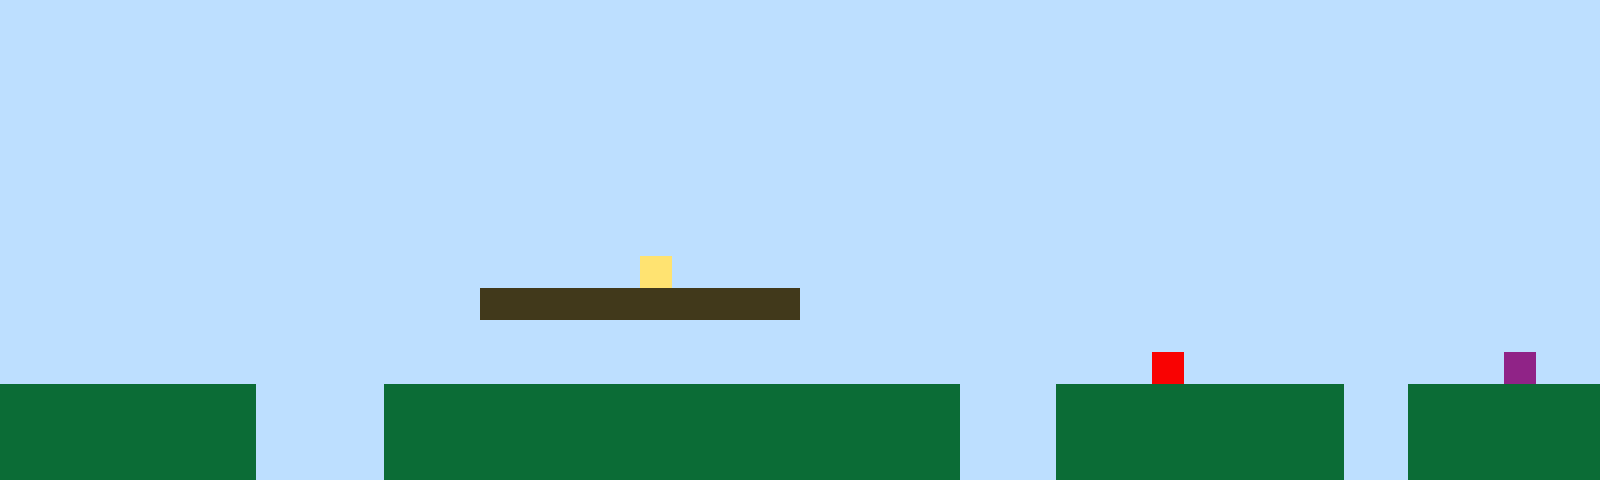

This game map was drawn from its Tiled (.tmx) file and the tilesets committed beside it. A one-line description and the full map source follow:
An orthogonal 50x15 tile map with 32x32 px tiles, 1 tile layer (Tile Layer 1).

<map version="1.10" tiledversion="1.11.2" orientation="orthogonal" renderorder="right-up" width="50" height="15" tilewidth="32" tileheight="32" infinite="0" nextlayerid="2" nextobjectid="1"><editorsettings><export target="map1.csv" format="csv" /></editorsettings><tileset firstgid="1" name="sprites" tilewidth="32" tileheight="32" tilecount="6" columns="3"><image source="sprites.png" width="96" height="64" /></tileset><layer id="1" name="Tile Layer 1" width="50" height="15"><data encoding="csv">1,1,1,1,1,1,1,1,1,1,1,1,1,1,1,1,1,1,1,1,1,1,1,1,1,1,1,1,1,1,1,1,1,1,1,1,1,1,1,1,1,1,1,1,1,1,1,1,1,1,1,1,1,1,1,1,1,1,1,1,1,1,1,1,1,1,1,1,1,1,1,1,1,1,1,1,1,1,1,1,1,1,1,1,1,1,1,1,1,1,1,1,1,1,1,1,1,1,1,1,1,1,1,1,1,1,1,1,1,1,1,1,1,1,1,1,1,1,1,1,1,1,1,1,1,1,1,1,1,1,1,1,1,1,1,1,1,1,1,1,1,1,1,1,1,1,1,1,1,1,1,1,1,1,1,1,1,1,1,1,1,1,1,1,1,1,1,1,1,1,1,1,1,1,1,1,1,1,1,1,1,1,1,1,1,1,1,1,1,1,1,1,1,1,1,1,1,1,1,1,1,1,1,1,1,1,1,1,1,1,1,1,1,1,1,1,1,1,1,1,1,1,1,1,1,1,1,1,1,1,1,1,1,1,1,1,1,1,1,1,1,1,1,1,1,1,1,1,1,1,1,1,1,1,1,1,1,1,1,1,1,1,1,1,1,1,1,1,1,1,1,1,1,1,1,1,1,1,1,1,1,1,1,1,1,1,1,1,1,1,1,1,1,1,1,1,1,1,1,1,1,1,1,1,1,1,1,1,1,1,1,1,1,1,1,1,1,1,1,1,1,1,1,1,1,1,1,1,1,1,1,1,1,1,1,1,1,1,1,1,1,1,1,1,1,1,1,1,1,1,1,1,1,1,1,1,1,1,1,1,1,1,1,1,1,1,1,1,1,1,1,1,1,1,1,1,1,1,1,1,1,1,1,1,1,1,1,1,1,1,1,1,1,1,1,1,1,1,1,1,1,1,1,1,1,1,1,1,1,1,1,1,1,1,1,1,1,1,1,1,4,1,1,1,1,1,1,1,1,1,1,1,1,1,1,1,1,1,1,1,1,1,1,1,1,1,1,1,1,1,1,1,1,1,1,1,1,1,1,1,1,1,1,1,1,3,3,3,3,3,3,3,3,3,3,1,1,1,1,1,1,1,1,1,1,1,1,1,1,1,1,1,1,1,1,1,1,1,1,1,1,1,1,1,1,1,1,1,1,1,1,1,1,1,1,1,1,1,1,1,1,1,1,1,1,1,1,1,1,1,1,1,1,1,1,1,1,1,1,1,1,1,1,1,1,1,1,1,1,1,1,1,1,1,1,1,1,1,1,1,1,1,1,1,1,1,1,1,1,1,1,1,1,1,1,1,1,1,1,1,1,1,1,1,1,1,5,1,1,1,1,1,1,1,1,1,1,6,1,1,2,2,2,2,2,2,2,2,1,1,1,1,2,2,2,2,2,2,2,2,2,2,2,2,2,2,2,2,2,2,1,1,1,2,2,2,2,2,2,2,2,2,1,1,2,2,2,2,2,2,2,2,2,2,2,2,2,2,1,1,1,1,2,2,2,2,2,2,2,2,2,2,2,2,2,2,2,2,2,2,1,1,1,2,2,2,2,2,2,2,2,2,1,1,2,2,2,2,2,2,2,2,2,2,2,2,2,2,1,1,1,1,2,2,2,2,2,2,2,2,2,2,2,2,2,2,2,2,2,2,1,1,1,2,2,2,2,2,2,2,2,2,1,1,2,2,2,2,2,2</data></layer></map>
